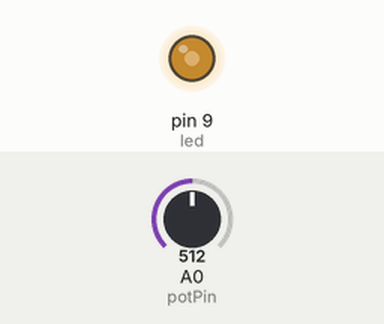
A sketch run on a simulated Arduino Uno, built with avr-gcc and run on an emulated ATmega328P. On the bench: output pins drawn as LEDs (lit = HIGH). The test bench sets the inputs (shaded band); at power-on: A0 (potPin) = 512.

Above: at 1.2 s.
1.3 s: A0 (potPin) set to 716
At 1.9 s:
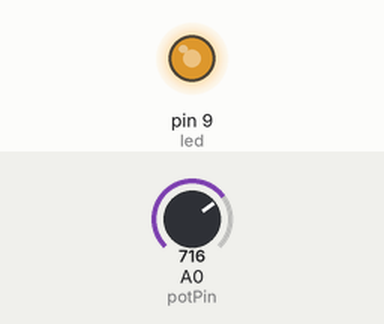
2.8 s: A0 (potPin) set to 900
At 3.2 s:
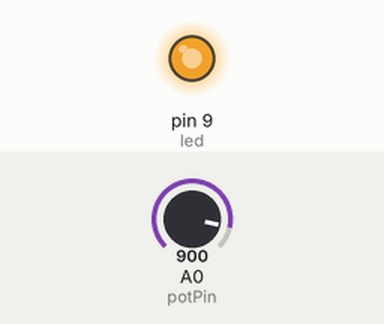
4.3 s: A0 (potPin) set to 122
At 5.4 s:
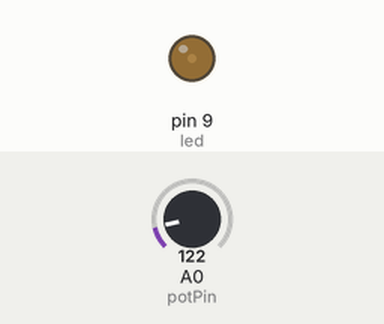
5.8 s: A0 (potPin) set to 0
At 6.8 s:
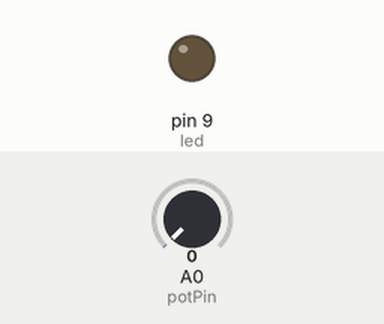
7.3 s: A0 (potPin) set to 511
At 7.8 s:
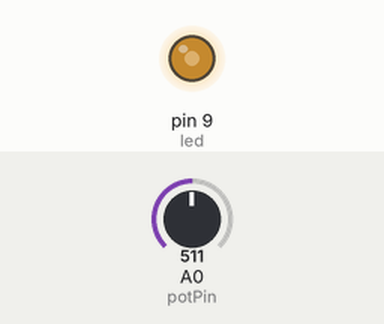
Timing chart, 0 to 9.8 s (numbered marks = the images above; inputs shaded):
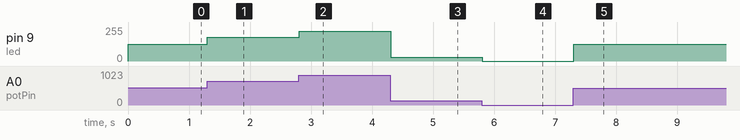

Measured:
- after the input at 1.3 s, pin 9 (led): 127/255 → 178/255 at once
- after the input at 2.8 s, pin 9 (led): 178/255 → 224/255 at once
- after the input at 4.3 s, pin 9 (led): 224/255 → 30/255 at once
- after the input at 5.8 s, pin 9 (led): 30/255 → 0/255 at once
- after the input at 7.3 s, pin 9 (led): 0/255 → 127/255 at once

The sketch:

Potentiometer.ino
```cpp
int led = 9; // LED connected to pin 9 (PWM pin)
int potPin = A0; // Potentiometer connected to analog pin A0
int potValue = 0; // Variable to store potentiometer value

void setup() {
    pinMode(led, OUTPUT); // Set LED pin as output
}

void loop() {
    potValue = analogRead(potPin);  // Read the potentiometer value
    int brightness = map(potValue, 0, 1023, 0, 255); // Map value to range 0-255
    analogWrite(led, brightness);  // Control LED brightness
    delay(10); // Small delay for smooth transition
}
```
